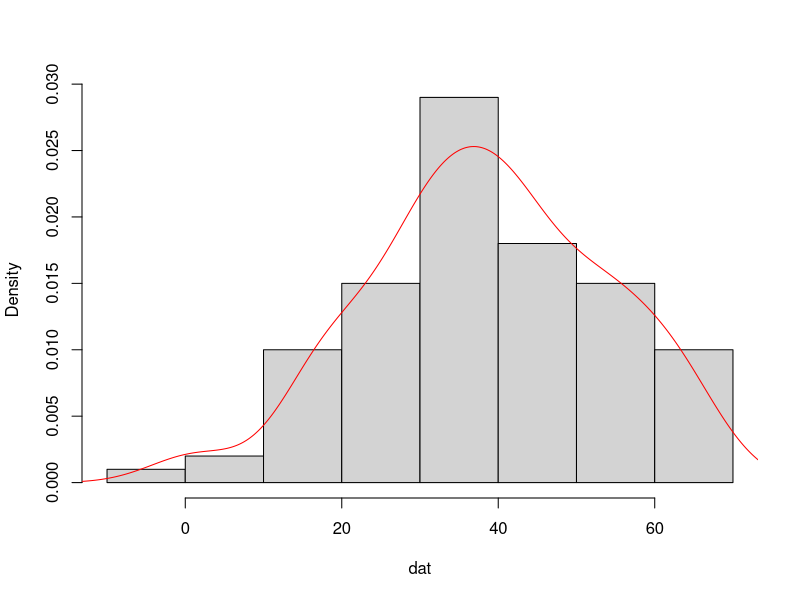
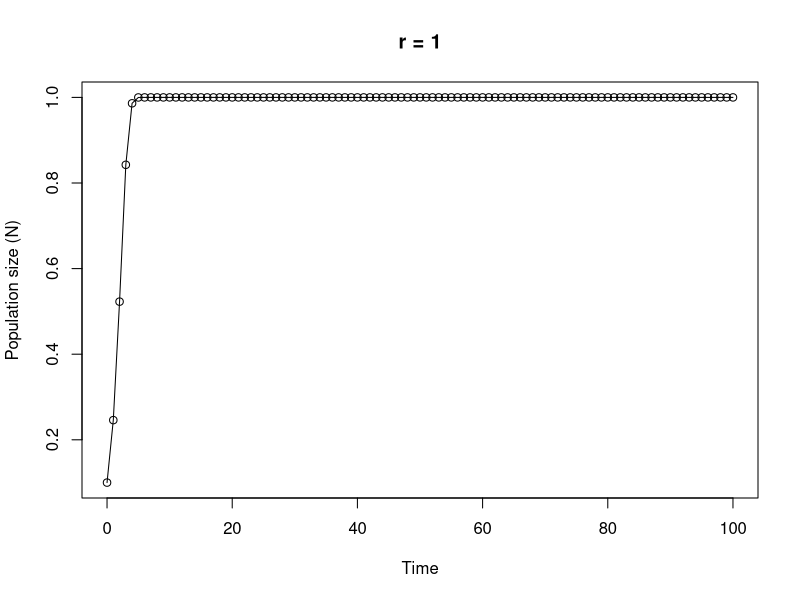

Reproduce these figures in R, in order.
## ----Q1, results = 'asis'-----------------------------------------------------

# area of a circle
# the equation to calculate the area of a circle is pi * radius^2

circle.area <- function(d){ 
	pi * (d/2)^2
}

# to use your new function

circle.area(10)
# [1] 78.53982

# to test on a vector of diameters
# first create a vector with diameters ranging from 0 to 50 in steps of 10

cir.diam <- seq(from = 0, to = 50, by = 10)

# test your function

circle.area(cir.diam)
# [1]    0.00000   78.53982  314.15927  706.85835 1256.63706 1963.49541


## ----Q2, tidy = TRUE----------------------------------------------------------

far.cent <- function(a){
	val <- (a-32)*5/9
	print(paste("Fahrenheit: ", round(a, digits = 3), "oF",sep = " "), quote = FALSE)# round 3dp
	print(paste("Centigrade: ", round(val, digits = 3), "oC", sep = " "), quote = FALSE)# round 3dp
}

# alternative Fahrenheit to centigrade using cat function

far.cent2 <- function(a){
	val <- (a - 32) * 5/9	#calculation
	cat("Fahrenheit: ", round(a, digits = 3), "oF", "\n")   # use cat function
	cat("Centigrade: ", round(val, digits = 3), "oC", "\n")   
}



## ----Q3-----------------------------------------------------------------------

# Create a vector of normally distributed data
# length 100, mean 35 and standard deviation of 29

vals <- rnorm(100, 35, 15)	# create some norm dist data mean 35, sd = 15

summary.fun <- function(dat){
	mymean <- round(mean(dat), digits = 4)      	# calc mean
	mymedian <- round(median(dat), digits = 4)    # calc median
	mymin <- round(min(dat), digits = 4)          # calc min
	mymax <- round(max(dat), digits = 4)          # calc max
	print(paste("mean:", mymean, sep = " "), quote = FALSE)     # print mean
	print(paste("median:", mymedian, sep = " "), quote = FALSE)     # print median
	print(paste("range:", "from:", mymin, "to", mymax, sep = " "), quote = FALSE) 
	dens <- density(dat)                          # estimate density curve
	hist(dat, main = "",type = "l",freq = FALSE)  # plot histogram
	lines(dens, lty = 1, col = "red")             # plot density curve
}

# use the function
summary.fun(vals)


## ----Q4-----------------------------------------------------------------------

# calculate a median

ourmedian <- function(x){
	n <- length(x)
	if (n %% 2 == 1)      # odd numbers
	  sort(x)[(n + 1)/2]  # find the middle number by adding 1 to length and div 2
	else {                # even numbers
	  middletwo <- sort(x)[(n/2) + 0:1]   #find the two middle numbers
	  mean(middletwo)
	  }
}

# use the function
mydat <- sample(1:50, size = 10, replace = TRUE )

# our function
ourmedian(mydat)

# R median function
median(mydat)


## ----Q5, tidy = TRUE----------------------------------------------------------

# function to simulate Ricker model

Ricker.model <- function(nzero, r, time, K=1){     # sets initial parameters
  N <- numeric(time + 1)    # creates a real vector of length time+1 to store values of Nt+1
  N[1] <- nzero             # sets initial population size in first element of N
  for (i in 1:time) {				# loops over time
      N[i+1] <- N[i]*exp(r*(1 - N[i]/K))    
  }
  Time <- 0:time   					 # creates vector for x axis
  plot(Time, N, type = "o", xlim = c(0, time), xlab = "Time", ylab = "Population size (N)", main = paste("r =", r, sep=" "))   # plots     output
}

# To run
# play around with the different parameters, especially r
Ricker.model(nzero=0.1,r=1,time=100)
